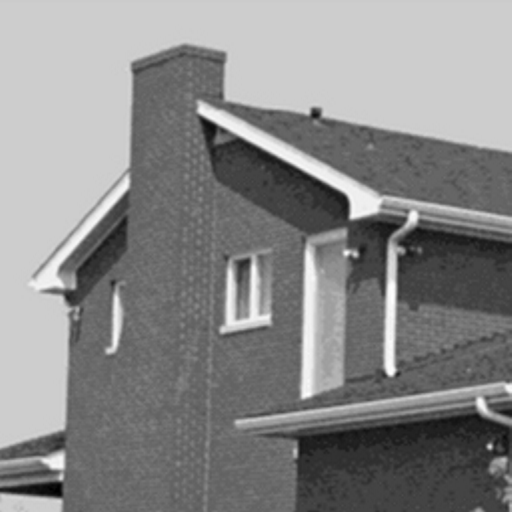
#> input picture img/house.png, 512 x 512 px
$ python Ejercicio2.py
#> lines starting #> are read from the running program, lines starting #| are printed output that depends on the picture; after the words box and inside, x2 and y2 are one past the last pixel; in counts of white or black regions, pixels touching at a corner belong together

from matplotlib import pyplot as plt
import numpy as np
import cv2 as cv

img=cv.imread('../img/house.png', 0)
#> img is the input picture: shape (512, 512); min 0, max 254, mean 136.5

cv.imshow('img', img)
img=cv.blur(img, (11,11))
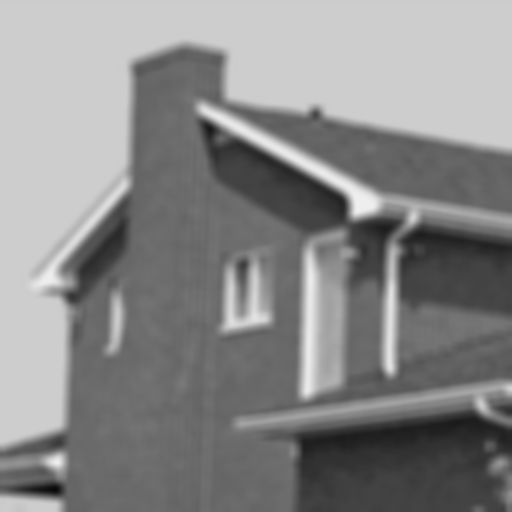
#> img: shape (512, 512); min 8, max 240, mean 136.5
hist=cv.calcHist(img, [0], None, [256], [0,256])
#> hist = 256 values, max 512 at index 204, min 0 at index 0, mean 2
#hist[0:10]=0 ; para eliminar parte del histograma

plt.plot(hist, color='gray')
plt.xlabel('intensidad de iluminacion')
plt.ylabel('cantidad de pixeles')
plt.show()
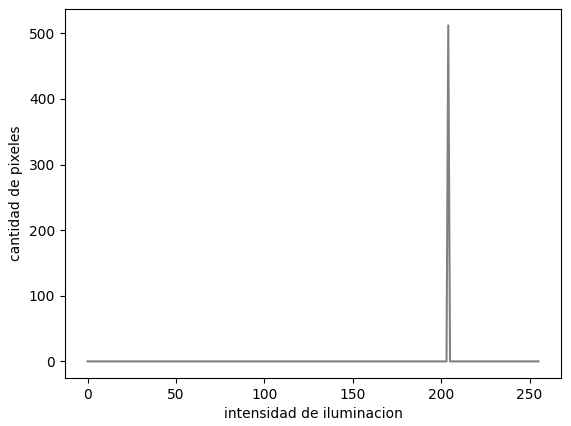
#> figure drawn by matplotlib, 1 panel; curve peaks at x = 204, y = 512

ret3,th3 = cv.threshold(img,0,200,cv.THRESH_OTSU)
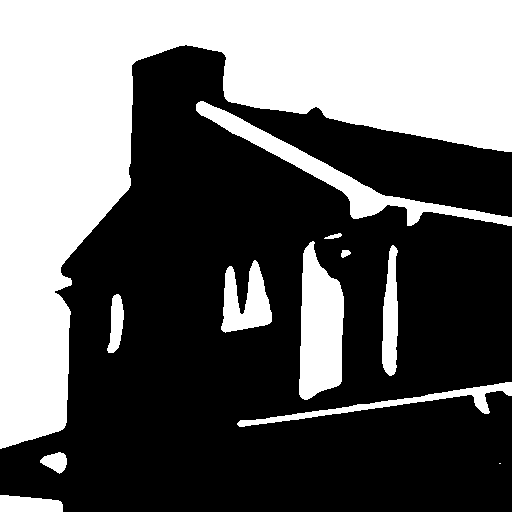
#> th3: shape (512, 512); values 0 (black) and 200 (white), 39.4% white; 12 white regions (1 under 20 px), largest, box (x1, y1, x2, y2) and area: (0, 0, 512, 449) 85027, (299, 241, 344, 400) 5328, (196, 101, 512, 226) 5143
#> ret3 = 147
cv.imshow('im2g', th3)
cv.waitKey(0)

#el suavizado si lo mejora
